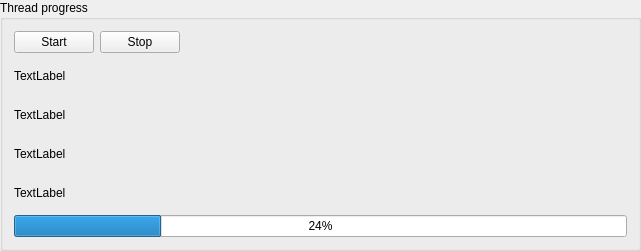
    <widget class="QGroupBox" name="groupBox">
     <property name="geometry">
      <rect>
       <x>500</x>
       <y>300</y>
       <width>641</width>
       <height>251</height>
      </rect>
     </property>
     <property name="title">
      <string>Thread progress</string>
     </property>
     <layout class="QGridLayout" name="gridLayout">
      <item row="0" column="0">
       <widget class="QPushButton" name="pushButtonStartTask">
        <property name="text">
         <string>Start</string>
        </property>
       </widget>
      </item>
      <item row="2" column="0" colspan="3">
       <widget class="QLabel" name="labelTaskInfo1">
        <property name="text">
         <string>TextLabel</string>
        </property>
       </widget>
      </item>
      <item row="0" column="2">
       <spacer name="horizontalSpacer">
        <property name="orientation">
         <enum>Qt::Horizontal</enum>
        </property>
        <property name="sizeHint" stdset="0">
         <size>
          <width>40</width>
          <height>20</height>
         </size>
        </property>
       </spacer>
      </item>
      <item row="4" column="0">
       <widget class="QLabel" name="labelTaskInfo3">
        <property name="text">
         <string>TextLabel</string>
        </property>
       </widget>
      </item>
      <item row="6" column="0" colspan="3">
       <widget class="QProgressBar" name="progressBar">
        <property name="value">
         <number>24</number>
        </property>
       </widget>
      </item>
      <item row="5" column="0">
       <widget class="QLabel" name="labelTaskInfo4">
        <property name="text">
         <string>TextLabel</string>
        </property>
       </widget>
      </item>
      <item row="0" column="1">
       <widget class="QPushButton" name="pushButtonStopTask">
        <property name="text">
         <string>Stop</string>
        </property>
       </widget>
      </item>
      <item row="3" column="0">
       <widget class="QLabel" name="labelTaskInfo2">
        <property name="text">
         <string>TextLabel</string>
        </property>
       </widget>
      </item>
     </layout>
     <zorder>pushButtonStartTask</zorder>
     <zorder>pushButtonStopTask</zorder>
     <zorder>progressBar</zorder>
     <zorder>horizontalSpacer</zorder>
     <zorder>labelTaskInfo1</zorder>
     <zorder>labelTaskInfo3</zorder>
     <zorder>labelTaskInfo4</zorder>
     <zorder>labelTaskInfo2</zorder>
    </widget>
